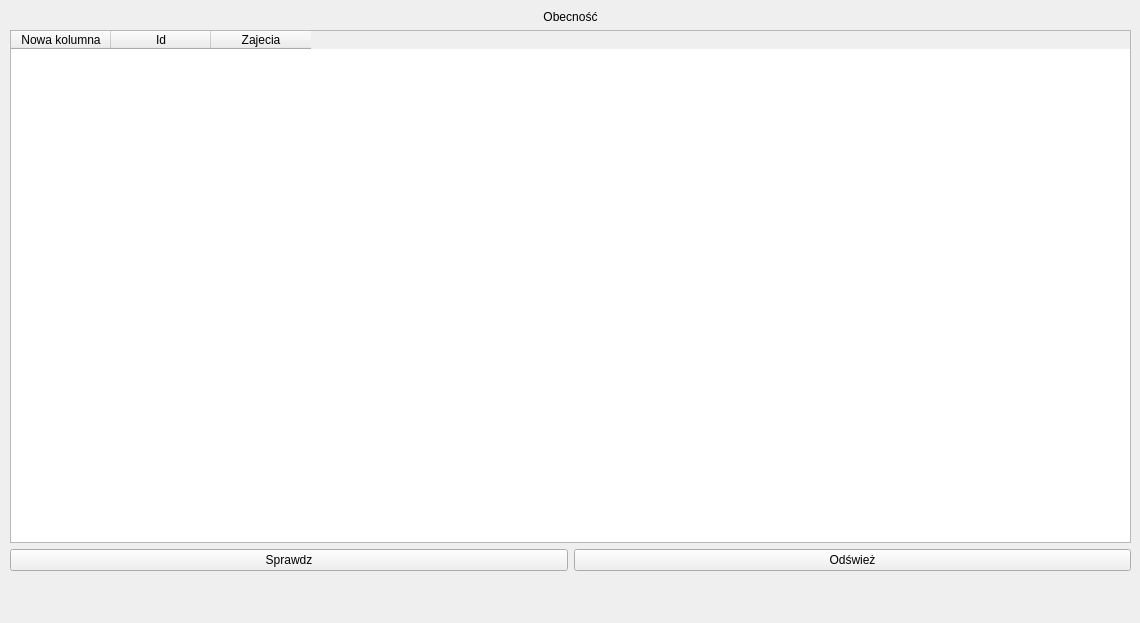
<?xml version="1.0" encoding="UTF-8"?>
<ui version="4.0">
 <class>tableedit_obecnosci</class>
 <widget class="QWidget" name="tableedit_obecnosci">
  <property name="geometry">
   <rect>
    <x>0</x>
    <y>0</y>
    <width>1140</width>
    <height>623</height>
   </rect>
  </property>
  <property name="windowTitle">
   <string>Form</string>
  </property>
  <widget class="QWidget" name="layoutWidget">
   <property name="geometry">
    <rect>
     <x>10</x>
     <y>10</y>
     <width>1121</width>
     <height>561</height>
    </rect>
   </property>
   <layout class="QGridLayout" name="gridLayout_2">
    <item row="3" column="0">
     <layout class="QGridLayout" name="gridLayout">
      <item row="1" column="0">
       <widget class="QPushButton" name="pushButton">
        <property name="text">
         <string>Sprawdz</string>
        </property>
       </widget>
      </item>
      <item row="1" column="1">
       <widget class="QPushButton" name="pushButton_2">
        <property name="text">
         <string>Odśwież</string>
        </property>
       </widget>
      </item>
      <item row="0" column="0" colspan="2">
       <widget class="QTableWidget" name="tableWidget">
        <column>
         <property name="text">
          <string>Nowa kolumna</string>
         </property>
        </column>
        <column>
         <property name="text">
          <string>Id</string>
         </property>
        </column>
        <column>
         <property name="text">
          <string>Zajecia</string>
         </property>
        </column>
       </widget>
      </item>
     </layout>
    </item>
    <item row="0" column="0">
     <widget class="QLabel" name="label">
      <property name="text">
       <string>Obecność</string>
      </property>
      <property name="alignment">
       <set>Qt::AlignCenter</set>
      </property>
     </widget>
    </item>
   </layout>
  </widget>
 </widget>
 <resources/>
 <connections/>
</ui>
